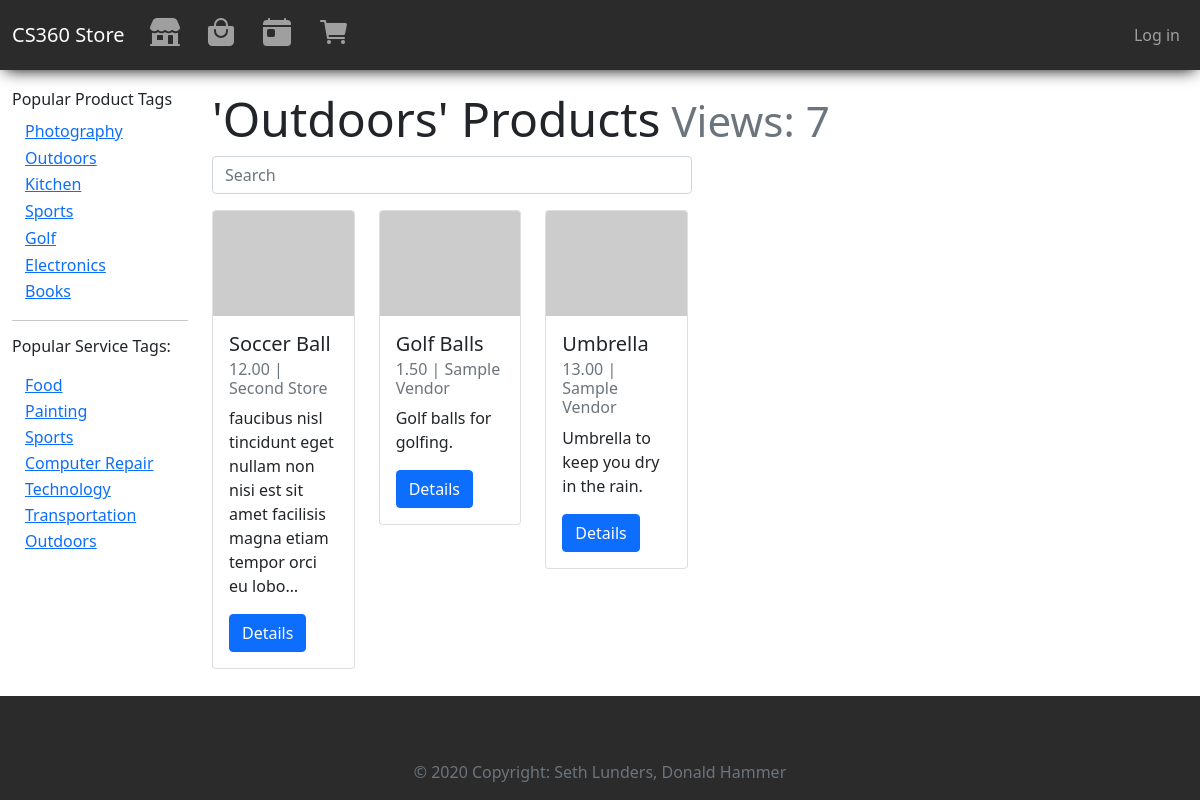
Page /store/products/tag/outdoors/1 on the committed database.
### storeApp/models.py (models this page shows, shortened)
class ProductTag(models.Model):
    name = models.CharField(max_length=200, help_text="Enter a tag; i.e. \"electronics\"", primary_key=True, unique=True)
    viewcount = models.IntegerField(default=0)
    def __str__(self):
        return str(self.name)
    def save(self, *args, **kwargs):
        self.name = self.name.lower()
        return super(ProductTag, self).save(*args, **kwargs)
    class Meta:
        ordering = ['-viewcount']
    def get_absolute_url(self):
        return reverse('product-tag-detail', args=[str(self.name), 1])

class ServiceTag(models.Model):
    name = models.CharField(max_length=200, help_text="Enter a tag; i.e. \"electronics\"", primary_key=True, unique=True)
    viewcount = models.IntegerField(default=0)
    class Meta:
        ordering = ['-viewcount']
    def get_absolute_url(self):
        return reverse('service-tag-detail', args=[str(self.name), 1])

class ProductListing(models.Model):
    id = models.UUIDField(primary_key=True, default=uuid.uuid4, help_text="Unique ID for this particular order", editable=False)
    active = models.BooleanField(default=True)
    name = models.CharField(max_length=200, help_text="Enter a name for your product.")
    imageURL = models.URLField(max_length=200, help_text="Enter image URL", default="https://picsum.photos/400/300")
    price = models.DecimalField(decimal_places=2, max_digits=7) # allows max price of $99,999.99
    description = models.TextField()
    quantity_available = models.IntegerField(help_text="How many are available? Leave blank if unlimited.", null=True, blank=True)
    restockDate = models.DateField(help_text="Leave blank if N/A",null=True, blank=True)
    vendor = models.ForeignKey(Vendor, on_delete=models.RESTRICT)
    tags = models.ManyToManyField(ProductTag, blank=True)
    def get_absolute_url(self):
        return reverse('product-detail', args=[str(self.id)])
    def list_tags(self):
        return ', '.join(tag.name for tag in self.tags.all()[:3])
    list_tags.short_description = 'Tags'
    class Meta:
        permissions = (("can_set_active", "Set product as active"),)

class Vendor(models.Model):
    name = models.CharField(max_length=200, help_text="Enter your vendor name.", unique=True)
    owner = models.OneToOneField(User, on_delete=models.CASCADE)
    logoURL = models.URLField(max_length=200, help_text="Enter image URL", default="https://picsum.photos/400/300")
    description = models.TextField()
    phone_number = models.CharField(max_length=20, help_text="1 (234) 567 8901")
    emergency_phone_number = models.CharField(max_length=20, help_text="1 (234) 567 8901")
    address1 = models.CharField(max_length=1024, help_text="Address line 1")
    address2 = models.CharField(max_length=1024, help_text="Address line 2", null=True, blank=True)
    zip_code = models.CharField(max_length=12, help_text="Zip Code")
    city = models.CharField(max_length=1024, help_text="City")
    state_or_province = models.CharField(max_length=1024, help_text="State/Province (if applicable)", null=True, blank=True)
    country = models.CharField(max_length=1024, help_text="Country")
    date_created = models.DateTimeField(default=datetime.now, blank=True)
    def __str__(self):
        return self.name

### storeApp/views.py (the view)
# urls.py: path('products/tag/<str:pk>/<int:page>', views.ProductTagDetailView, name='product-tag-detail'),
def ProductTagDetailView(request, pk, page=1):
    tag = ProductTag.objects.get(name=pk)
    product_list = tag.productlisting_set.filter(active=True)
    paginator = Paginator(product_list, 20)
    if tag:
        try:
            product_list = paginator.page(page)
        except EmptyPage:
            product_list = paginator.page(paginator.num_pages)
        hasViewed = request.session.get('viewed_producttag_%s' % tag.name)
        if not hasViewed:
            request.session['viewed_producttag_%s' % tag.name] = True
            tag.viewcount = F('viewcount') + 1
            tag.save()
            tag.refresh_from_db()
        context = {
            'tag': tag,
            'productlisting_list': product_list,
        }
        return render(request, 'storeApp/producttag_detail.html', context)
    else:
        raise Http404("This tag was not found.")

### storeApp/context_processors.py (called while the page is built)
def add_variable_to_context(request):
    return {
        'top_producttags': ProductTag.objects.all()[:7],
        'top_servicetags': ServiceTag.objects.all()[:7],
    }

### storeApp/templates/storeApp/producttag_detail.html (shortened to what this page needs)
{% extends "base_generic.html" %}
  {% load humanize %}
{% block content %}
    <h1 class="display-5">'{{ tag|title }}' Products<small class="text-muted"> Views: {{ tag.viewcount }}</small></h1>
    <form action="">
        <input class="form-control mb-3 product-search-form" type="text" placeholder="Search" aria-label="Search">
    </form>
    {% if productlisting_list %}
    <div class="row">
        {% for product in productlisting_list %}
            {% if product.active %}
                <div class="col-xs-1 col-sm-6 col-md-4 col-lg-2 mb-2">
                  <div class="card flex-grow-1">
                    <img src="{{ product.imageURL }}" class="card-img-top" alt="...">
                    <div class="card-body">
                      <h5 class="card-title">{{ product.name }}</h5>
                      <h6 class="card-subtitle mb-2 text-muted">{{ product.price|intcomma }} | {{ product.vendor }}</h6>
                      <p class="card-text">{{ product.description|truncatechars:100 }}</p>
                      <a href="{{ product.get_absolute_url }}" class="btn btn-primary">Details</a>
                    </div>
                  </div>
                </div>
            {% endif %}
        {% endfor %}
    </div>
    {% else %}
        <p>There are currently no available products.</p>
    {% endif %}
{% endblock content %}

### storeApp/templates/base_generic.html (shortened to what this page needs)
{% load humanize %}
<!DOCTYPE html>
<html lang="en">
<head>
  <link href="https://cdn.jsdelivr.net/npm/bootstrap@5.0.2/dist/css/bootstrap.min.css" rel="stylesheet">
  {% load static %}
  <link rel="stylesheet" href="{% static 'css/styles.css' %}">
</head>
<body class="d-flex flex-column min-vh-100">
  <nav class="navbar navbar-expand-md navbar-dark bg-dark pl-3 pr-3" aria-label="Fourth navbar example">
    <div class="container-fluid">
      <a class="navbar-brand" href="{% url 'index' %}">CS360 Store</a>
      <div class="collapse navbar-collapse" id="navbarsExample04">
        <ul class="navbar-nav me-auto mb-2 mb-md-0">
          <li class="nav-item"><a class="nav-link " href="{% url 'vendors' %}"><ion-icon name="storefront" size="large"></ion-icon></a></li>
          <li class="nav-item"><a class="nav-link " href="{% url 'products' %}"><ion-icon name="bag-handle" size="large"></ion-icon></a></li>
          <li class="nav-item"><a class="nav-link " href="{% url 'services' %}"><ion-icon name="today" size="large"></ion-icon></a></li>
          <li class="nav-item"><a class="nav-link {% if request.resolver_match.url_name == 'my-cart' %}active{% endif %}" href="{% url 'my-cart' %}"><ion-icon name="cart" size="large"></ion-icon>&nbsp;&nbsp;</a></li>
        </ul>
        <ul class="navbar-nav">
          {% if user.is_authenticated %}
          <li class="nav-item dropdown">
            <a class="nav-link dropdown-toggle {% if request.resolver_match.url_name == 'my-orders' or request.resolver_match.url_name == 'logout' %}active{% endif %}" href="#" id="dropdown04" data-bs-toggle="dropdown" aria-expanded="false"><ion-icon name="person-circle-outline" size="large"></ion-icon></a>
            <ul class="dropdown-menu dropdown-menu-end" aria-labelledby="dropdown04">
              {% comment %} <li>Welcome, {{ user.first_name }}!</li> {% endcomment %}
              <li><a class="dropdown-item" href="{% url 'my-orders' %}">View Orders</a></li>
              <li><a class="dropdown-item" href="{% url 'logout' %}">Log out</a></li>
            </ul>
          </li>
          {% else %}
          <li class="nav-item"><a class="nav-link" href="{% url 'login' %}">Log in</a></li>
          {% endif %}
        </ul>
      </div>
    </div>
  </nav>
  <div class="container-fluid">
    <div class="row mb-3">
      <div class="col-lg-2">
      {% block sidebar %}
        <ul class="sidebar-nav d-none d-lg-block">
          <div class="d-none d-lg-block">
          <h6>Popular Product Tags</h6>
          <ul class="list-unstyled">
            {% for tag in top_producttags %}
            <li><a href="{{ tag.get_absolute_url }}" class="btn btn-link py-0">{{ tag.name|title }}</a></li>
            {% endfor %}
          </ul>
          <hr/>
          <h6>Popular Service Tags:</p>
          <ul class="list-unstyled">
            {% for tag in top_servicetags %}
            <li><a href="{{ tag.get_absolute_url }}" class="btn btn-link py-0">{{ tag.name|title }}</a></li>
            {% endfor %}
          </ul>
        </div>
     {% endblock %}
      </div>
      <div class="col-lg-10">{% block content %}{% endblock %}</div>
    </div>
  </div>
  {% block footer %}
    <footer class="bg-dark text-light text-center text-lg-start mt-auto">
      <div class="container p-4">
      </div>
      <div class="text-center p-3 bg-dark text-muted">
        © 2020 Copyright: Seth Lunders, Donald Hammer
      </div>
    </footer>
  {% endblock footer %}
</body>
</html>

### storeApp/static/css/styles.css (style rules this page uses)
.sidebar-nav { margin-top: 20px; padding: 0; list-style: none; }
h1 { margin-top: 20px; }
.product-search-form { max-width: 480px; }
.bg-dark { background-color: rgb(43, 43, 43) !important }
.navbar { box-shadow: 0px 5px 15px -5px #000000; }

### rows in the picture
ProductTag: name "Photography"
ProductTag: name "Outdoors", viewcount "7"
ProductTag: name "Kitchen"
ProductTag: name "Sports"
ProductTag: name "Golf"
ProductTag: name "Electronics"
ProductTag: name "Books"
ServiceTag: name "Food"
ServiceTag: name "Painting"
ServiceTag: name "Sports"
ServiceTag: name "Computer Repair"
ServiceTag: name "Technology"
ServiceTag: name "Transportation"
ServiceTag: name "Outdoors"
ProductListing: active True (drawn), name "Soccer Ball", price "12.00", vendor "Second Store", description "faucibus nisl tincidunt eget nullam non nisi est sit amet facilisis magna etiam tempor orci eu lobo…"
ProductListing: active True (drawn), name "Golf Balls", price "1.50", vendor "Sample Vendor", description "Golf balls for golfing."
ProductListing: active True (drawn), name "Umbrella", price "13.00", vendor "Sample Vendor", description "Umbrella to keep you dry in the rain."
